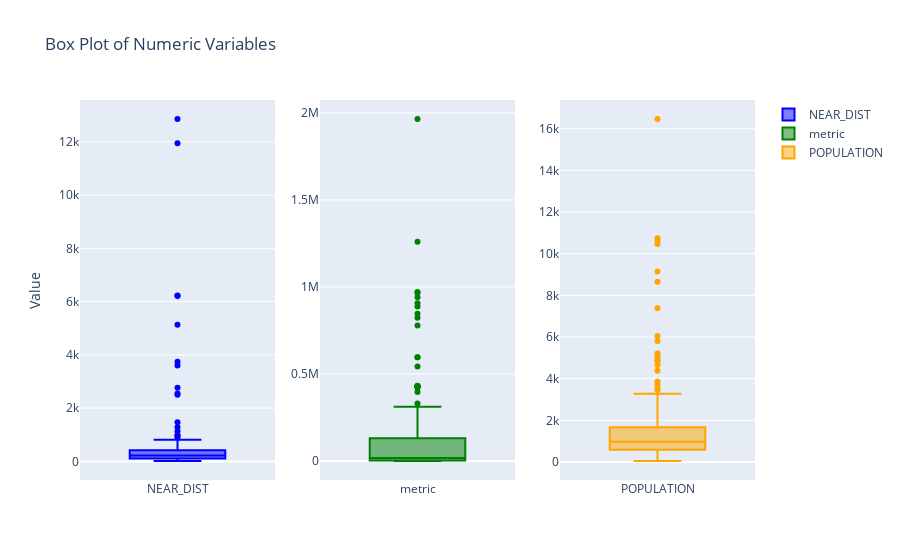

Notebook code cell kept with this figure:
### Code cell
from plotly.subplots import make_subplots
import plotly.graph_objects as go

# Create subplots
fig = make_subplots(rows=1, cols=3)

# Add box plots for NEAR_DIST
fig.add_trace(go.Box(y=df['NEAR_DIST'], name='NEAR_DIST', marker_color='blue'), row=1, col=1)

# Add box plots for metric
fig.add_trace(go.Box(y=df['metric'], name='metric', marker_color='green'), row=1, col=2)

# Add box plots for POPULATION
fig.add_trace(go.Box(y=df['POPULATION'], name='POPULATION', marker_color='orange'), row=1, col=3)

# Update layout
fig.update_layout(
    title='Box Plot of Numeric Variables',
    yaxis_title='Value',
)

# Show plot
fig.show()

### Figure 1 — Plotly figure (JSON) as saved in the notebook; plotly's stock layout.template omitted (floating-point values rounded to 4 significant figures; data arrays with more than 128 entries replaced by an {"elided": "..."} marker saying what was removed)
{"data": [{"marker": {"color": "blue"}, "name": "NEAR_DIST", "type": "box", "xaxis": "x", "y": {"elided": "250 float values"}, "yaxis": "y"}, {"marker": {"color": "green"}, "name": "metric", "type": "box", "xaxis": "x2", "y": {"elided": "250 float values"}, "yaxis": "y2"}, {"marker": {"color": "orange"}, "name": "POPULATION", "type": "box", "xaxis": "x3", "y": {"elided": "250 float values"}, "yaxis": "y3"}], "layout": {"title": {"text": "Box Plot of Numeric Variables"}, "xaxis": {"anchor": "y", "domain": [0, 0.2889]}, "xaxis2": {"anchor": "y2", "domain": [0.3556, 0.6444]}, "xaxis3": {"anchor": "y3", "domain": [0.7111, 1]}, "yaxis": {"anchor": "x", "domain": [0, 1], "title": {"text": "Value"}}, "yaxis2": {"anchor": "x2", "domain": [0, 1]}, "yaxis3": {"anchor": "x3", "domain": [0, 1]}}}
